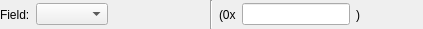
<?xml version="1.0" encoding="UTF-8"?>
<ui version="4.0">
 <class>EnumValueFieldWidget</class>
 <widget class="QWidget" name="EnumValueFieldWidget">
  <property name="geometry">
   <rect>
    <x>0</x>
    <y>0</y>
    <width>423</width>
    <height>29</height>
   </rect>
  </property>
  <property name="windowTitle">
   <string>Value Field</string>
  </property>
  <layout class="QHBoxLayout" name="horizontalLayout_3" stretch="1,0,1">
   <property name="leftMargin">
    <number>0</number>
   </property>
   <property name="topMargin">
    <number>0</number>
   </property>
   <property name="rightMargin">
    <number>0</number>
   </property>
   <property name="bottomMargin">
    <number>0</number>
   </property>
   <item>
    <layout class="QHBoxLayout" name="horizontalLayout">
     <item>
      <widget class="QLabel" name="m_nameLabel">
       <property name="text">
        <string>Field:</string>
       </property>
      </widget>
     </item>
     <item>
      <widget class="QComboBox" name="m_valueComboBox"/>
     </item>
     <item>
      <spacer name="horizontalSpacer">
       <property name="orientation">
        <enum>Qt::Horizontal</enum>
       </property>
       <property name="sizeHint" stdset="0">
        <size>
         <width>40</width>
         <height>20</height>
        </size>
       </property>
      </spacer>
     </item>
    </layout>
   </item>
   <item>
    <widget class="Line" name="m_sepLine">
     <property name="orientation">
      <enum>Qt::Vertical</enum>
     </property>
    </widget>
   </item>
   <item>
    <layout class="QHBoxLayout" name="horizontalLayout_2">
     <item>
      <widget class="QLabel" name="m_serFrontLabel">
       <property name="text">
        <string>(0x</string>
       </property>
      </widget>
     </item>
     <item>
      <widget class="QLineEdit" name="m_serValueLineEdit"/>
     </item>
     <item>
      <widget class="QLabel" name="m_serBackLabel">
       <property name="text">
        <string>)</string>
       </property>
      </widget>
     </item>
     <item>
      <spacer name="horizontalSpacer_2">
       <property name="orientation">
        <enum>Qt::Horizontal</enum>
       </property>
       <property name="sizeHint" stdset="0">
        <size>
         <width>40</width>
         <height>20</height>
        </size>
       </property>
      </spacer>
     </item>
    </layout>
   </item>
  </layout>
 </widget>
 <resources/>
 <connections/>
</ui>
